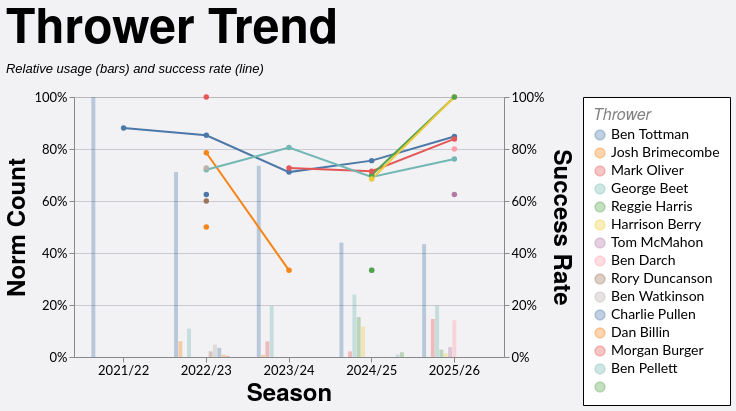

This figure's Vega-Lite source:
### Vega-Lite specification from a JSON file in a GitHub repository (floating-point values rounded to 4 significant figures; data arrays with more than 128 entries replaced by an {"elided": "..."} marker saying what was removed)
{"config": {"axis": {"labelFont": "Lato, sans-serif", "titleFont": "PT Sans Narrow, Helvetica Neue, Helvetica, Arial, sans-serif", "labelFontSize": 13, "titleFontSize": 24, "gridColor": "#202947", "gridOpacity": 0.2}, "header": {"labelFont": "PT Sans Narrow, Helvetica Neue, Helvetica, Arial, sans-serif", "titleFont": "PT Sans Narrow, Helvetica Neue, Helvetica, Arial, sans-serif", "labelFontSize": 24, "titleFontSize": 28, "labelFontWeight": "bold", "orient": "left"}, "legend": {"labelFont": "Lato, sans-serif", "titleFont": "PT Sans Narrow, Helvetica Neue, Helvetica, Arial, sans-serif", "labelFontSize": 14, "titleFontSize": 16, "titlePadding": 5, "fillColor": "white", "strokeColor": "black", "padding": 10, "titleFontWeight": "lighter", "titleFontStyle": "italic", "titleColor": "gray", "offset": 10}, "title": {"font": "PT Sans Narrow, Helvetica Neue, Helvetica, Arial, sans-serif", "fontSize": 48, "fontWeight": "bold", "anchor": "start", "align": "center", "titlePadding": 20, "subtitlePadding": 10, "subtitleFontSize": 13, "subtitleColor": "", "subtitleFontStyle": "italic", "offset": 15, "color": "black"}, "axisX": {"labelAngle": 0}, "facet": {"title": null, "header": null, "align": {"row": "each", "column": "each"}}, "resolve": {"scale": {"y": "independent", "facet": "independent"}}, "background": "#f2f1f4", "scale": {"offsetBandPaddingOuter": 0.2, "offsetBandPaddingInner": 0.1}}, "layer": [{"mark": {"type": "bar", "opacity": 0.35}, "encoding": {"color": {"field": "thrower", "sort": null, "title": "Thrower", "type": "nominal"}, "tooltip": [{"field": "season", "title": "Season", "type": "nominal"}, {"field": "thrower", "title": "Thrower", "type": "nominal"}, {"field": "won", "format": ",.0f", "title": "Won", "type": "quantitative"}, {"field": "attempts", "format": ",.0f", "title": "Attempts", "type": "quantitative"}, {"field": "norm_count", "format": ".1%", "title": "Norm Count", "type": "quantitative"}, {"field": "success_rate", "format": ".1%", "title": "Success Rate", "type": "quantitative"}], "x": {"field": "season", "sort": ["2021/22", "2022/23", "2023/24", "2024/25", "2025/26"], "title": "Season", "type": "nominal"}, "xOffset": {"field": "thrower", "sort": null, "type": "nominal"}, "y": {"axis": {"format": "%", "orient": "left"}, "field": "norm_count", "scale": {"domain": [0, 1]}, "title": "Norm Count", "type": "quantitative"}}, "transform": [{"filter": "(loSquad == 'All' || datum.squad == loSquad) && (loGameType == 'All' || (loGameType == 'League + Cup' && (datum.game_type == 'League' || datum.game_type == 'Cup')) || (loGameType == 'League only' && datum.game_type == 'League') || datum.game_type == loGameType) && (loOpposition == 'All' || datum.opposition == loOpposition) && (loThrower == 'All' || datum.thrower == loThrower) && (loJumper == 'All' || datum.jumper == loJumper) && (loArea == 'All' || datum.area == loArea) && (loNumbers == 'All' || datum.numbers == loNumbers) && (loCallType == 'All' || datum.call_type == loCallType)"}, {"aggregate": [{"op": "count", "as": "attempts"}, {"op": "sum", "field": "won", "as": "won"}], "groupby": ["season", "thrower"]}, {"joinaggregate": [{"op": "sum", "field": "attempts", "as": "season_attempts"}], "groupby": ["season"]}, {"calculate": "datum.attempts / datum.season_attempts", "as": "norm_count"}, {"calculate": "datum.won / datum.attempts", "as": "success_rate"}]}, {"mark": {"type": "line", "point": true, "strokeWidth": 2}, "encoding": {"color": {"field": "thrower", "sort": null, "title": "Thrower", "type": "nominal"}, "detail": {"field": "thrower", "type": "nominal"}, "tooltip": [{"field": "season", "title": "Season", "type": "nominal"}, {"field": "thrower", "title": "Thrower", "type": "nominal"}, {"field": "won", "format": ",.0f", "title": "Won", "type": "quantitative"}, {"field": "attempts", "format": ",.0f", "title": "Attempts", "type": "quantitative"}, {"field": "norm_count", "format": ".1%", "title": "Norm Count", "type": "quantitative"}, {"field": "success_rate", "format": ".1%", "title": "Success Rate", "type": "quantitative"}], "x": {"field": "season", "sort": ["2021/22", "2022/23", "2023/24", "2024/25", "2025/26"], "title": "Season", "type": "nominal"}, "y": {"axis": {"format": "%", "orient": "right"}, "field": "success_rate", "scale": {"domain": [0, 1]}, "title": "Success Rate", "type": "quantitative"}}, "transform": [{"filter": "(loSquad == 'All' || datum.squad == loSquad) && (loGameType == 'All' || (loGameType == 'League + Cup' && (datum.game_type == 'League' || datum.game_type == 'Cup')) || (loGameType == 'League only' && datum.game_type == 'League') || datum.game_type == loGameType) && (loOpposition == 'All' || datum.opposition == loOpposition) && (loThrower == 'All' || datum.thrower == loThrower) && (loJumper == 'All' || datum.jumper == loJumper) && (loArea == 'All' || datum.area == loArea) && (loNumbers == 'All' || datum.numbers == loNumbers) && (loCallType == 'All' || datum.call_type == loCallType)"}, {"aggregate": [{"op": "count", "as": "attempts"}, {"op": "sum", "field": "won", "as": "won"}], "groupby": ["season", "thrower"]}, {"joinaggregate": [{"op": "sum", "field": "attempts", "as": "season_attempts"}], "groupby": ["season"]}, {"calculate": "datum.attempts / datum.season_attempts", "as": "norm_count"}, {"calculate": "datum.won / datum.attempts", "as": "success_rate"}]}], "data": {"name": "data-e2cc7a9e7d11ff6d493dc632215dd0ca"}, "height": 260, "params": [{"name": "loSquad", "value": "All"}, {"name": "loSeason", "value": "All"}, {"name": "loGameType", "value": "All"}, {"name": "loOpposition", "value": "All"}, {"name": "loThrower", "value": "All"}, {"name": "loJumper", "value": "All"}, {"name": "loArea", "value": "All"}, {"name": "loNumbers", "value": "All"}, {"name": "loCallType", "value": "All"}], "resolve": {"scale": {"y": "independent"}}, "title": {"text": "Thrower Trend", "subtitle": "Relative usage (bars) and success rate (line)"}, "width": 430, "$schema": "https://vega.github.io/schema/vega-lite/v5.20.1.json", "datasets": {"data-e2cc7a9e7d11ff6d493dc632215dd0ca": {"elided": "1242 records"}}}
